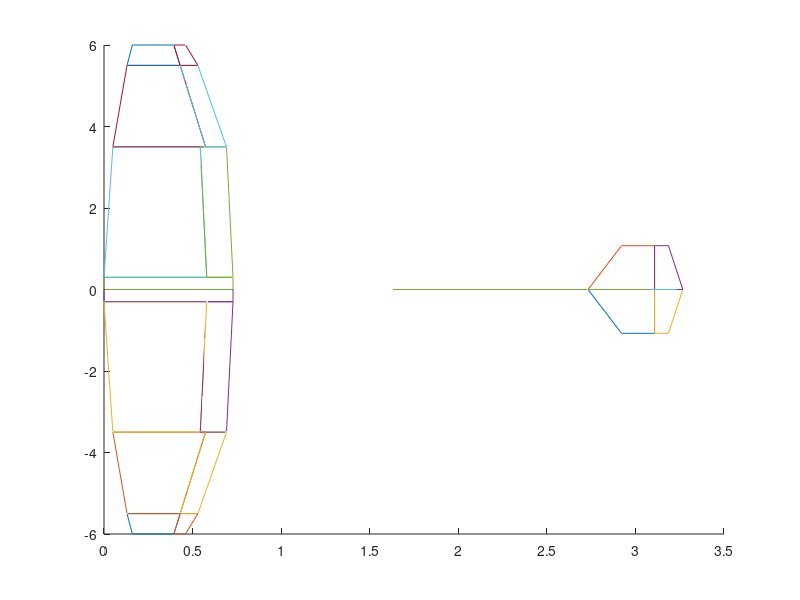

Write the MATLAB code that produced this figure.
% Patches for flat panel model of the windex, twist not shown
% Each row gives x1 y1 z1 chord1 x2 y2 z2 chord2 for each patch 
pxyz=[
 0.1600   -6.0000    0.3140    0.2342    0.1300   -5.5000    0.2878    0.3000
 0.1300   -5.5000    0.2878    0.3000    0.0500   -3.5000    0.1832    0.5233
 0.0500   -3.5000    0.1832    0.4933         0   -0.3000    0.0157    0.5800
      0   -0.3000    0.0157    0.7283         0         0         0    0.7283
      0         0         0    0.7283         0    0.3000    0.0157    0.7283
      0    0.3000    0.0157    0.5800    0.0500    3.5000    0.1832    0.4933
 0.0500    3.5000    0.1832    0.5233    0.1300    5.5000    0.2878    0.3000
 0.1300    5.5000    0.2878    0.3000    0.1600    6.0000    0.3140    0.2342
 0.3942   -6.0000    0.3140    0.0658    0.4300   -5.5000    0.2878    0.1000
 0.4300   -5.5000    0.2878    0.1000    0.5733   -3.5000    0.1832    0.1182
 0.5433   -3.5000    0.1832    0.1483    0.5800   -0.3000    0.0157    0.1483
 0.5800    0.3000    0.0157    0.1483    0.5433    3.5000    0.1832    0.1483
 0.5733    3.5000    0.1832    0.1182    0.4300    5.5000    0.2878    0.1000
 0.4300    5.5000    0.2878    0.1000    0.3942    6.0000    0.3140    0.0658
 2.9215   -1.0750    0.9800    0.1865    2.7325         0    0.9800    0.3755
 2.7325         0    0.9800    0.3755    2.9215    1.0750    0.9800    0.1865
 3.1080   -1.0750    0.9800    0.0785    3.1080         0    0.9800    0.1595
 3.1080         0    0.9800    0.1595    3.1080    1.0750    0.9800    0.0785
 1.6314         0    0.0120    0.8413    2.7325         0    0.9800    0.3500
 2.4727         0    0.0120    0.3605    3.0825         0    0.9800    0.1500];

hold on
for ip=1:size(pxyz,1)
xp=[pxyz(ip,1) pxyz(ip,5)  pxyz(ip,5)+pxyz(ip,8)  pxyz(ip,1)+pxyz(ip,4)];
yp=[pxyz(ip,2) pxyz(ip,6)  pxyz(ip,6) pxyz(ip,2) ];
zp=[pxyz(ip,3) pxyz(ip,7)  pxyz(ip,7) pxyz(ip,3) ];
xp(5)=xp(1);yp(5)=yp(1);zp(5)=zp(1);
plot3(xp,yp,zp)
end
